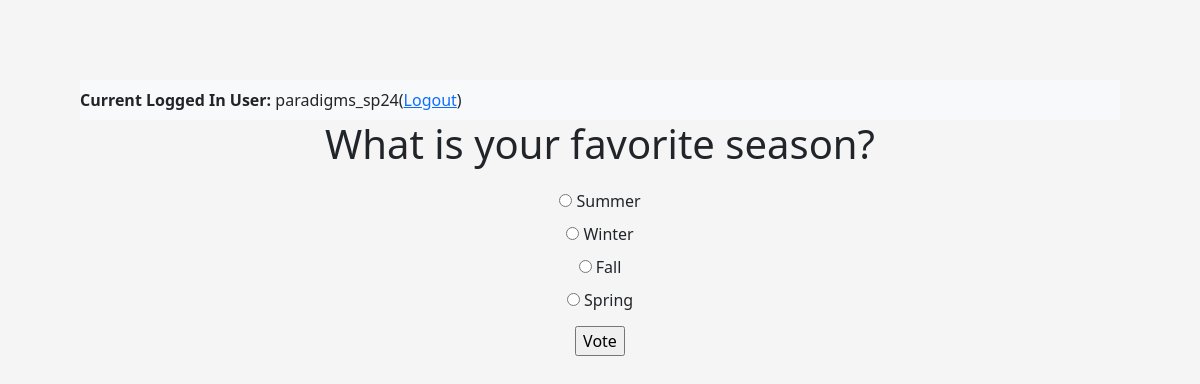
The app's page /polls/1/ (signed in) with its own data.
### polls/models.py (models this page shows, shortened)
class Question(models.Model):
    question_text = models.CharField(max_length=200)
    pub_date = models.DateTimeField('date published')

class Choice(models.Model):
    question = models.ForeignKey(Question, on_delete=models.CASCADE)
    choice_text = models.CharField(max_length=200)
    votes = models.IntegerField(default=0)

### polls/views.py (the view)
# urls.py: path('<int:pk>/', views.QuestionDetailView.as_view(), name='detail'),
class QuestionDetailView(DetailView):
    model = Question
    template_name = "polls/detail.html"

### polls/templates/polls/detail.html (shortened to what this page needs)
{% extends "polls/base.html" %}
{% block content %}
    <form action="{% url 'polls:vote' question.id %}" method="post">
        <fieldset>
            <legend>
                <h1>{{ question.question_text }}</h1>
            </legend>
            {% for choice in question.choice_set.all %}
                <input type="radio" name="choice" id="choice{{ forloop.counter }}" value="{{ choice.id }}">
                <label for="choice{{ forloop.counter }}">{{ choice.choice_text }}</label><br>
            {% endfor %}
        </fieldset>
        <input type="submit" value="Vote">
    </form>
{% endblock %}

### polls/templates/polls/base.html (style rules this page uses)
html, body { height: 100%; align-items: center; padding: 40px; background-color: #f5f5f5; text-align: center; }
input { margin: 10px 0px; }

### records on screen
Question: question_text "What is your favorite season?"
Choice: choice_text "Summer"
Choice: choice_text "Winter"
Choice: choice_text "Fall"
Choice: choice_text "Spring"

### other values on screen
{{ request.session.user }} "paradigms_sp24"
